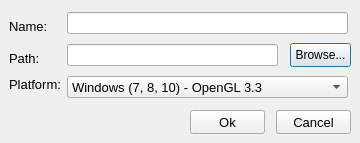
<?xml version="1.0" encoding="UTF-8"?>
<ui version="4.0">
 <class>frmNewProj</class>
 <widget class="QDialog" name="frmNewProj">
  <property name="geometry">
   <rect>
    <x>0</x>
    <y>0</y>
    <width>360</width>
    <height>143</height>
   </rect>
  </property>
  <property name="sizePolicy">
   <sizepolicy hsizetype="Fixed" vsizetype="Fixed">
    <horstretch>0</horstretch>
    <verstretch>0</verstretch>
   </sizepolicy>
  </property>
  <property name="minimumSize">
   <size>
    <width>360</width>
    <height>143</height>
   </size>
  </property>
  <property name="maximumSize">
   <size>
    <width>360</width>
    <height>143</height>
   </size>
  </property>
  <property name="font">
   <font>
    <family>Arial</family>
    <pointsize>10</pointsize>
   </font>
  </property>
  <property name="contextMenuPolicy">
   <enum>Qt::DefaultContextMenu</enum>
  </property>
  <property name="windowTitle">
   <string>Kite2D New Project</string>
  </property>
  <property name="sizeGripEnabled">
   <bool>false</bool>
  </property>
  <widget class="QLabel" name="label">
   <property name="geometry">
    <rect>
     <x>9</x>
     <y>18</y>
     <width>38</width>
     <height>16</height>
    </rect>
   </property>
   <property name="font">
    <font>
     <family>Arial</family>
     <pointsize>10</pointsize>
    </font>
   </property>
   <property name="text">
    <string>Name:</string>
   </property>
  </widget>
  <widget class="QLabel" name="label_2">
   <property name="geometry">
    <rect>
     <x>9</x>
     <y>50</y>
     <width>31</width>
     <height>16</height>
    </rect>
   </property>
   <property name="font">
    <font>
     <family>Arial</family>
     <pointsize>10</pointsize>
    </font>
   </property>
   <property name="text">
    <string>Path:</string>
   </property>
  </widget>
  <widget class="QLineEdit" name="txtPath">
   <property name="geometry">
    <rect>
     <x>67</x>
     <y>44</y>
     <width>211</width>
     <height>22</height>
    </rect>
   </property>
   <property name="font">
    <font>
     <family>Arial</family>
     <pointsize>9</pointsize>
    </font>
   </property>
   <property name="readOnly">
    <bool>true</bool>
   </property>
  </widget>
  <widget class="QLineEdit" name="txtName">
   <property name="geometry">
    <rect>
     <x>67</x>
     <y>12</y>
     <width>281</width>
     <height>22</height>
    </rect>
   </property>
   <property name="styleSheet">
    <string notr="true">border-color: rgb(0, 243, 0);</string>
   </property>
   <property name="inputMask">
    <string/>
   </property>
   <property name="text">
    <string/>
   </property>
   <property name="maxLength">
    <number>32767</number>
   </property>
   <property name="clearButtonEnabled">
    <bool>false</bool>
   </property>
  </widget>
  <widget class="QPushButton" name="btnBrowse">
   <property name="geometry">
    <rect>
     <x>290</x>
     <y>43</y>
     <width>61</width>
     <height>24</height>
    </rect>
   </property>
   <property name="font">
    <font>
     <pointsize>9</pointsize>
    </font>
   </property>
   <property name="toolTip">
    <string/>
   </property>
   <property name="whatsThis">
    <string/>
   </property>
   <property name="text">
    <string>Browse...</string>
   </property>
  </widget>
  <widget class="QLabel" name="label_3">
   <property name="geometry">
    <rect>
     <x>9</x>
     <y>76</y>
     <width>52</width>
     <height>16</height>
    </rect>
   </property>
   <property name="font">
    <font>
     <family>Arial</family>
     <pointsize>10</pointsize>
    </font>
   </property>
   <property name="text">
    <string>Platform:</string>
   </property>
  </widget>
  <widget class="QComboBox" name="cmbPlatform">
   <property name="geometry">
    <rect>
     <x>67</x>
     <y>76</y>
     <width>281</width>
     <height>22</height>
    </rect>
   </property>
   <item>
    <property name="text">
     <string notr="true">Windows (7, 8, 10) - OpenGL 3.3</string>
    </property>
   </item>
  </widget>
  <widget class="QPushButton" name="btnOk">
   <property name="geometry">
    <rect>
     <x>190</x>
     <y>110</y>
     <width>75</width>
     <height>24</height>
    </rect>
   </property>
   <property name="text">
    <string>Ok</string>
   </property>
  </widget>
  <widget class="QPushButton" name="btnCancel">
   <property name="geometry">
    <rect>
     <x>276</x>
     <y>110</y>
     <width>75</width>
     <height>24</height>
    </rect>
   </property>
   <property name="text">
    <string>Cancel</string>
   </property>
  </widget>
 </widget>
 <tabstops>
  <tabstop>txtName</tabstop>
  <tabstop>btnBrowse</tabstop>
  <tabstop>txtPath</tabstop>
  <tabstop>cmbPlatform</tabstop>
  <tabstop>btnOk</tabstop>
  <tabstop>btnCancel</tabstop>
 </tabstops>
 <resources/>
 <connections/>
</ui>
